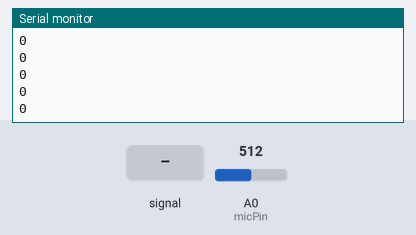
Bench run of a sketch on a simulated Arduino Uno, built with avr-gcc and run on an emulated ATmega328P. On the bench: the last lines printed to the serial monitor. Inputs (shaded band) come from the test bench; at power-on: A0 (micPin) = 512.

Above: at 1.2 s.
1.3 s: A0 (micPin) fed a 200 Hz sine of ±255 counts around its level
At 1.37 s:
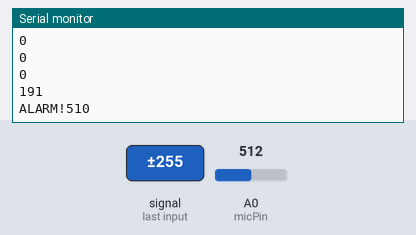
3.2 s: A0 (micPin) set to 200
At 3.22 s:
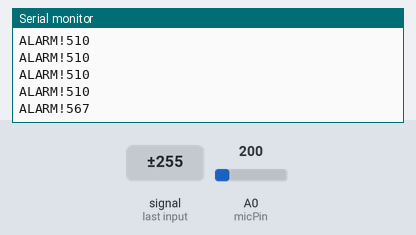
4.7 s: A0 (micPin) set to 220
At 4.72 s:
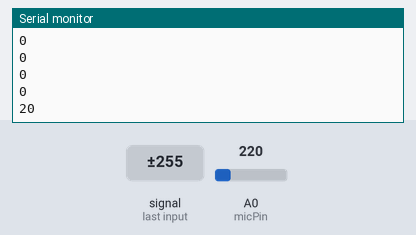
6.2 s: A0 (micPin) fed a 200 Hz sine of ±81 counts around its level
At 6.22 s:
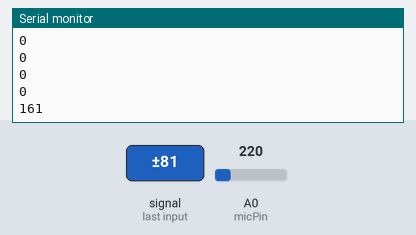
Timing chart, 0 to 8.7 s (numbered marks = the images above; inputs shaded):
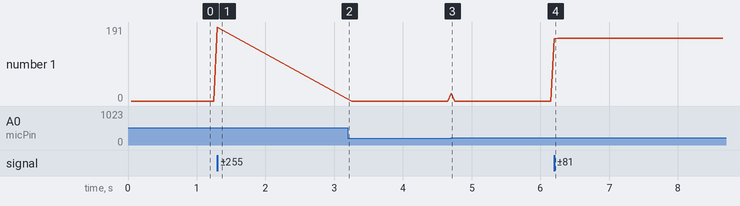

The sketch:

sound-to-ada.ino
```cpp
// Microphone settings
const int micPin = 0;
const int sampleWindow = 50; // 50 milliseconds = 20Hz
const int alarmThreshold = 210;

void setup() {
   Serial.begin(9600);
}

void loop() {
   int noiseValue = getVolume();
   if(noiseValue >= alarmThreshold) {
    Serial.print("ALARM!");
   }
   Serial.println(noiseValue);
}

float getVolume() {
  // Set static sound bite stuff
  int noiseMax = 0;
  int noiseMin = 1024;

  // Take the sample
  long startTime = millis();
  while(millis() - startTime < sampleWindow) {
    int sample = analogRead(micPin);
    if(sample < 1024) {
      if(sample > noiseMax) {
        noiseMax = sample;
      }
      else if(sample < noiseMin) {
        noiseMin = sample;
      }
    }
  }

  // Calculate the amplitude
  int amp = noiseMax - noiseMin;
  return amp;
}
```

Measured:
- after the input at 1.3 s, the serial monitor: prints a new line at once (image 1)
- after the input at 3.2 s, the serial monitor: prints a new line at once (image 2)
- after the input at 4.7 s, the serial monitor: prints a new line at once (image 3)
- after the input at 6.2 s, the serial monitor: prints a new line at once (image 4)
- plotted number 1: 0 → 191 after the input at 1.3 s, 0 → 162 after the input at 6.2 s
